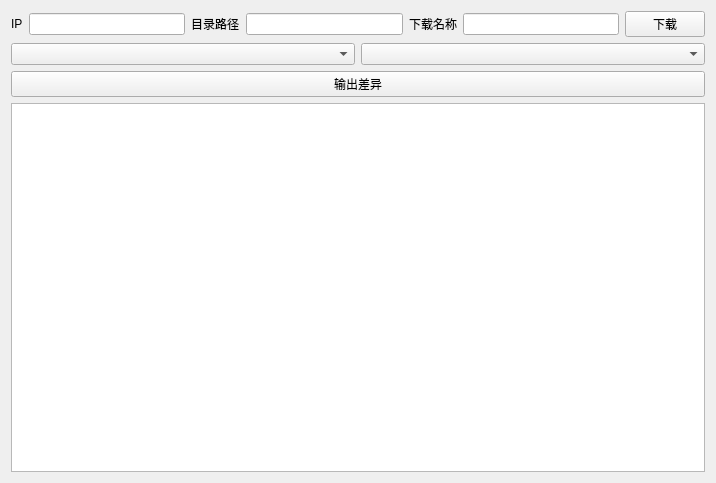
<?xml version="1.0" encoding="UTF-8"?>
<ui version="4.0">
 <class>Form</class>
 <widget class="QWidget" name="Form">
  <property name="geometry">
   <rect>
    <x>0</x>
    <y>0</y>
    <width>716</width>
    <height>483</height>
   </rect>
  </property>
  <property name="windowTitle">
   <string>Form</string>
  </property>
  <layout class="QVBoxLayout" name="verticalLayout_2">
   <item>
    <layout class="QVBoxLayout" name="verticalLayout">
     <item>
      <layout class="QHBoxLayout" name="horizontalLayout_3">
       <item>
        <widget class="QLabel" name="label_ip">
         <property name="text">
          <string>IP</string>
         </property>
        </widget>
       </item>
       <item>
        <widget class="QLineEdit" name="lineEdit_ip"/>
       </item>
       <item>
        <widget class="QLabel" name="label_folder_path">
         <property name="text">
          <string>目录路径</string>
         </property>
        </widget>
       </item>
       <item>
        <widget class="QLineEdit" name="lineEdit_folder_path"/>
       </item>
       <item>
        <widget class="QLabel" name="label_download_name">
         <property name="text">
          <string>下载名称</string>
         </property>
        </widget>
       </item>
       <item>
        <widget class="QLineEdit" name="lineEdit_download_name"/>
       </item>
       <item>
        <widget class="QPushButton" name="pushButton_download">
         <property name="text">
          <string>下载</string>
         </property>
        </widget>
       </item>
      </layout>
     </item>
     <item>
      <layout class="QHBoxLayout" name="horizontalLayout_2">
       <item>
        <widget class="QComboBox" name="comboBox_2"/>
       </item>
       <item>
        <widget class="QComboBox" name="comboBox"/>
       </item>
      </layout>
     </item>
     <item>
      <layout class="QHBoxLayout" name="horizontalLayout">
       <item>
        <widget class="QPushButton" name="pushButton">
         <property name="text">
          <string>输出差异</string>
         </property>
        </widget>
       </item>
      </layout>
     </item>
     <item>
      <widget class="QTextEdit" name="textEdit"/>
     </item>
    </layout>
   </item>
  </layout>
 </widget>
 <resources/>
 <connections/>
</ui>
